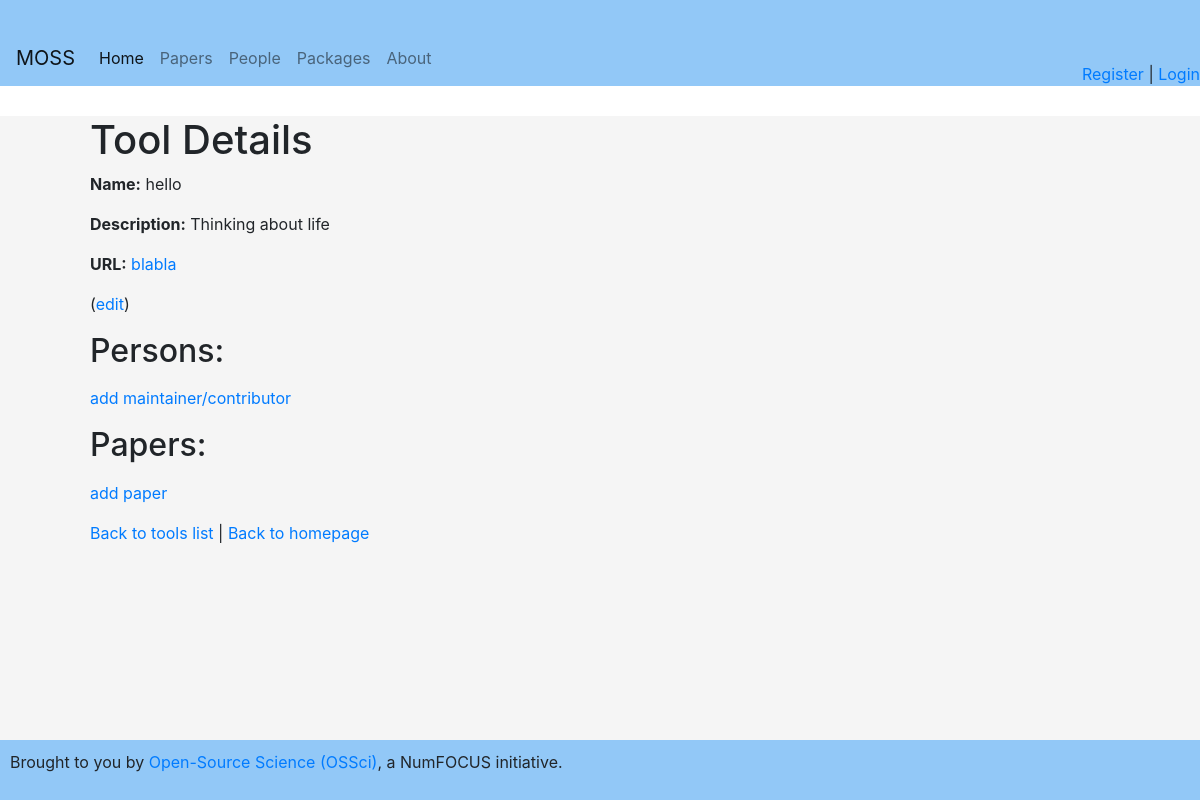
The page /tools/1 on the database as committed earlier.
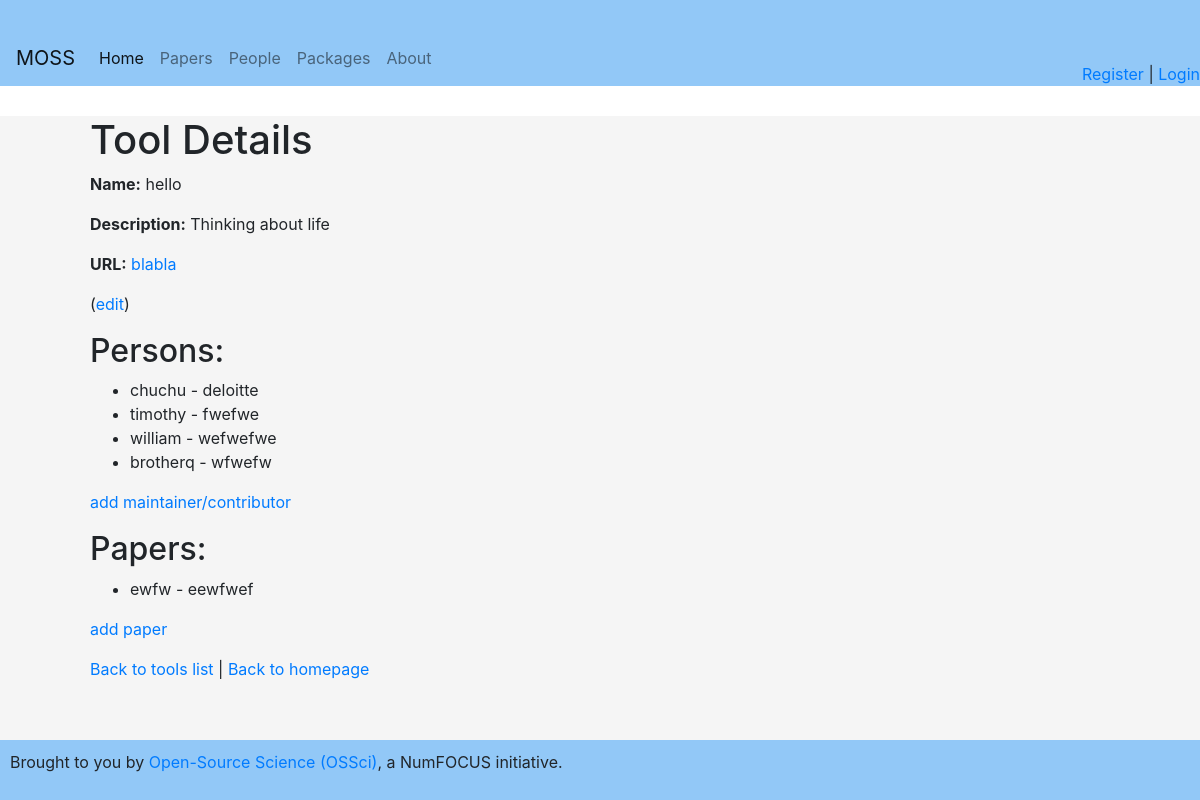
The same page on the database as committed later.
### app.py (models this page shows)
class Tool(db.Model):
    __tablename__ = 'tools'
    id = db.Column(db.Integer, primary_key=True)
    name = db.Column(db.String(120), nullable=False)
    description = db.Column(db.String(500))
    url = db.Column(db.String(200))
    persons = relationship("PackagesPerPerson", back_populates="tool")
    articles = relationship("PackagesPerPaper", back_populates="tool")

class PackagesPerPerson(db.Model):
    __tablename__ = 'packages_person'
    person_id = db.Column(db.Integer, ForeignKey('persons.id'), primary_key=True)
    tool_id = db.Column(db.Integer, ForeignKey('tools.id'), primary_key=True)
    tool = relationship("Tool", back_populates="persons")
    person = relationship("Person", back_populates="packages")

class Person(db.Model):
    __tablename__ = 'persons'
    id = db.Column(db.Integer, primary_key=True)
    name = db.Column(db.String(120), nullable=False)
    description = db.Column(db.String(500))
    url = db.Column(db.String(200))
    packages = relationship("PackagesPerPerson", back_populates="person")
    papers = relationship("PaperPerPerson", back_populates="person")

class PackagesPerPaper(db.Model):
    __tablename__ = 'packages_paper'
    tool_id = db.Column(db.Integer, ForeignKey('tools.id'), primary_key=True)
    article_id = db.Column(db.Integer, ForeignKey('articles.id'), primary_key=True)
    article = relationship("Article", back_populates="packages")
    tool = relationship("Tool", back_populates="articles")

class Article(db.Model):
    __tablename__ = 'articles'
    id = db.Column(db.Integer, primary_key=True)
    title = db.Column(db.String(120), nullable=False)
    description = db.Column(db.String(500))
    url = db.Column(db.String(200))
    packages = relationship("PackagesPerPaper", back_populates="article")
    persons = relationship("PaperPerPerson", back_populates="article")

### app.py (the view)
@app.route('/tools/<int:tool_id>')
def tool_detail(tool_id):
    tool = Tool.query.get_or_404(tool_id)
    return render_template('tool_detail.html', tool=tool)

### app.py (called while the page is built)
@app.context_processor
def inject_current_user():
    return dict(current_user=current_user)

### templates/tool_detail.html
{% extends 'base.html' %}
{% block content %}
<h1>Tool Details</h1>
<p><strong>Name:</strong> {{ tool.name }}</p>
<p><strong>Description:</strong> {{ tool.description }}</p>
<p><strong>URL:</strong> <a href="{{ tool.url }}">{{ tool.url }}</a></p>
<p>(<a href="">edit</a>)</p>
<h2>Persons:</h2>
<ul>
    {% for person in tool.persons %}
        <li>{{ person.person.name }} - {{ person.person.description }}</li>
    {% endfor %}
</ul>
<p><a href="{{ url_for('associate_person_package') }}">add maintainer/contributor</a></p>
<h2>Papers:</h2>
<ul>
    {% for paper in tool.articles %}
        <li>{{ paper.article.title }} - {{ paper.article.description }}</li>
    {% endfor %}
</ul>
<p><a href="{{ url_for('associate_paper_package') }}">add paper</a></p>
<p>
  <a href="{{ url_for('tools') }}">Back to tools list</a> |
  <a href="{{ url_for('index') }}">Back to homepage</a>
</p>
{% endblock %}

### templates/base.html (shortened to what this page needs)
<!DOCTYPE html>
<html>
<head>
  <link rel="stylesheet" type="text/css" href="{{ url_for('static', filename='style.css') }}">
  <link rel="stylesheet" href="https://cdn.jsdelivr.net/npm/bootstrap@4.0.0/dist/css/bootstrap.min.css">
</head>
<body>
{% include 'header.html' %}
<div class="content">
{% block content %}
{% endblock %}
</div>
{% include 'footer.html' %}
</body>
</html>

### templates/header.html (shortened to what this page needs)
<div class="header">
    <div class="header-left">
      <nav class="navbar navbar-expand-lg navbar-light" style="background-color: #92c8f7;">
        <a class="navbar-brand" href="{{ url_for('index') }}">MOSS</a>
        <div class="collapse navbar-collapse" id="navbarNav">
          <ul class="navbar-nav">
            <li class="nav-item active">
              <a class="nav-link" href="{{ url_for('index') }}">Home <span class="sr-only">(current)</span></a>
            </li>
            <li class="nav-item">
              <a class="nav-link" href="{{ url_for('articles') }}">Papers</a>
            </li>
            <li class="nav-item">
              <a class="nav-link" href="{{ url_for('persons') }}">People</a>
            </li>
            <li class="nav-item">
              <a class="nav-link" href="{{ url_for('tools') }}">Packages</a>
            </li>
            <li class="nav-item">
              <a class="nav-link" href="{{ url_for('about') }}">About</a>
            </li>
          </ul>
        </div>
      </nav>
    </div>
    {% if current_user.is_authenticated %}
    <div class="header-right">
      You are logged in as: {{ current_user.email }} | <a href="{{ url_for('logout') }}">Log out</a>
    </div>
  {% else %}
    <div class="header-right">
      <a href="{{ url_for('register') }}">Register</a> |
      <a href="{{ url_for('login') }}">Login</a>
    </div>
  {% endif %}
</div>

### templates/footer.html
<div class="footer">
  <p>
    Brought to you by <a href="https://opensource.science">Open-Source Science (OSSci)</a>,
    a NumFOCUS initiative.
  </p>
</div>

### static/style.css (style rules this page uses)
body { font-family: Arial, sans-serif; background-color: #f5f5f5; margin: 0; padding: 0; min-height: 100vh; display: flex; flex-direction: column; }
.header { background-color: #92c8f7; padding-top: 30px; display: flex; justify-content: space-between; }
.header-left { position: relative; background-color: #92c8f7; }
.header-right { align-self: flex-end; }
.content { background-color: #f5f5f5; padding-left: 90px; margin-top: 30px; flex: 1; }
.footer { background-color: #92c8f7; padding: 10px; margin-top: auto; }
html, body { height: 100%; }

Rows that differ between the two databases and show on the page:
added PackagesPerPerson: person.name "chuchu", person.description "deloitte"
added PackagesPerPerson: person.name "timothy", person.description "fwefwe"
added PackagesPerPerson: person.name "william", person.description "wefwefwe"
added PackagesPerPerson: person.name "brotherq", person.description "wfwefw"
added PackagesPerPaper: article "ewfw", article.description "eewfwef"
